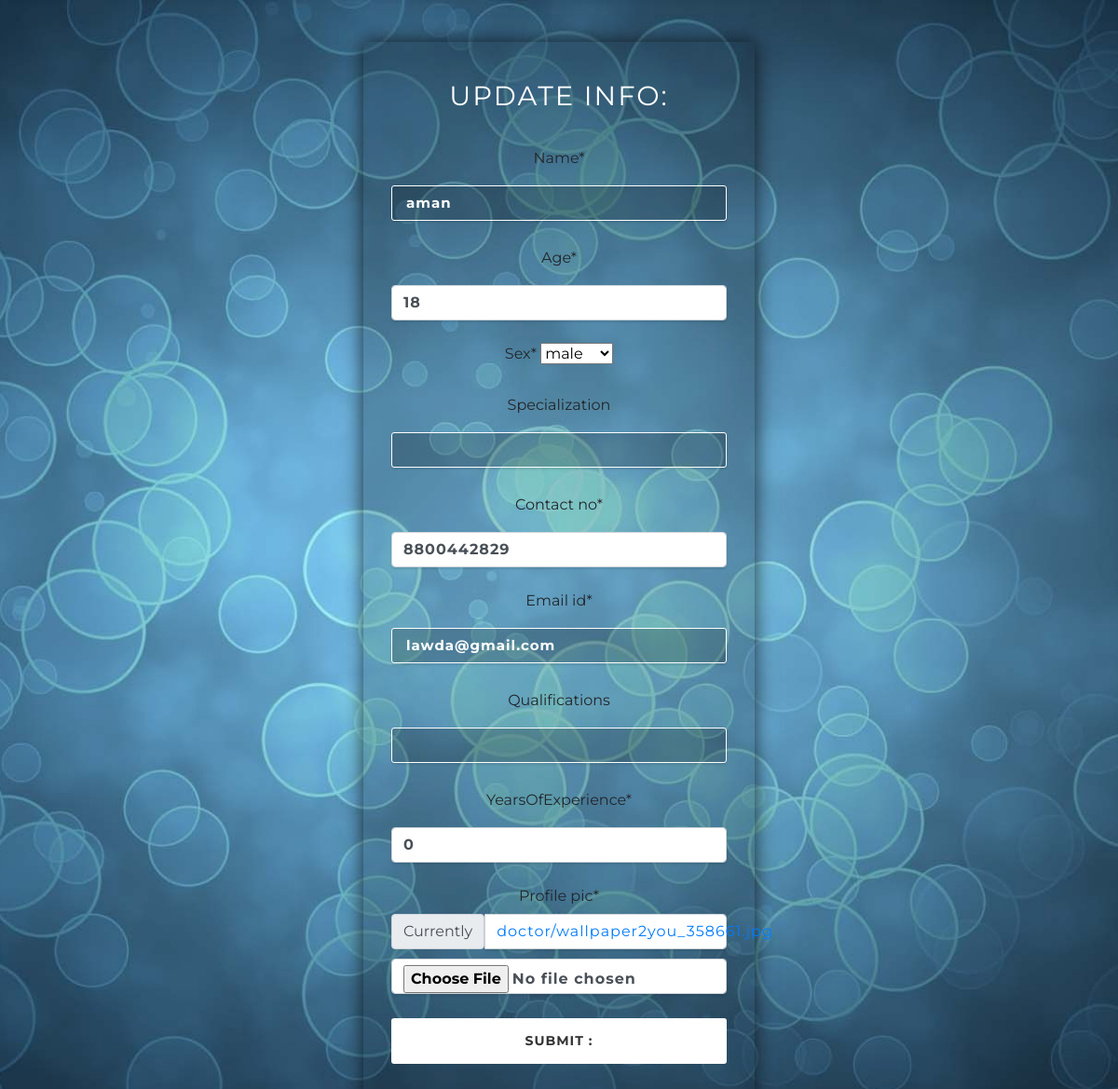
/user/updateProfile/1 (signed in), run on an earlier commit of the app's database.
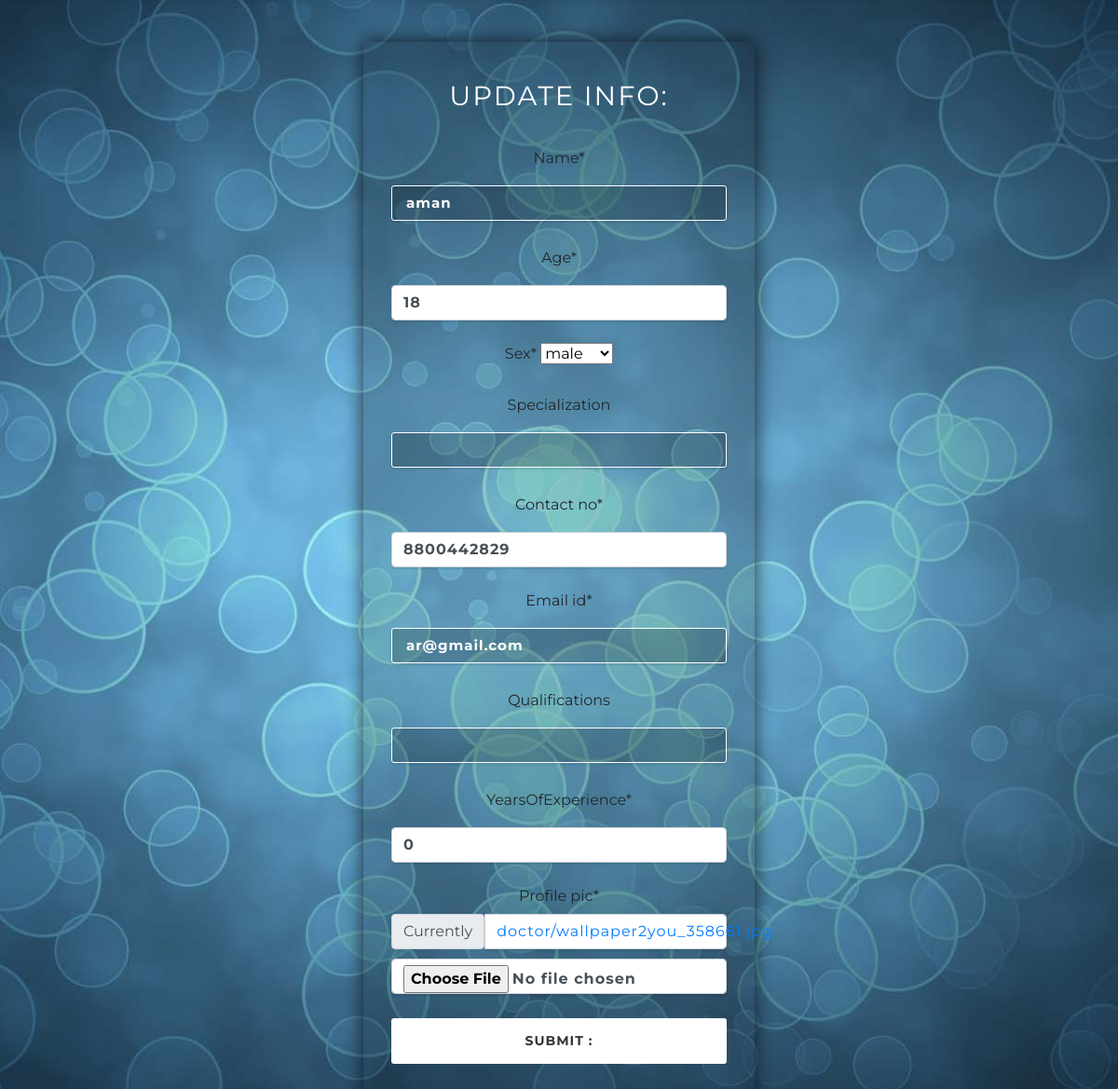
And on a later commit of the database.
### appointments/models.py (models this page shows, shortened)
class Doctor(models.Model):
    user = models.OneToOneField(CustomUser, on_delete=models.CASCADE, null=True)
    name = models.CharField(max_length = 200 , blank = False)
    age = models.IntegerField(default = 18)
    profile_pic = models.ImageField(upload_to='doctor/', default = 'dp.png')
    sex = models.CharField(max_length = 100 , choices = sex )
    specialization = models.CharField(max_length=100, blank = True)
    qualifications = models.CharField(max_length=100 , blank = True)
    yearsOfExperience = models.IntegerField(default = 0)
    contact_no  = models.IntegerField()
    email_id = models.CharField(max_length=50)

### appointments/views.py (the view)
# urls.py: path('updateProfile/<int:pk>', views.UpdateProfile , name='UpdateProfile'),
def UpdateProfile(request , pk):
    if request.user.person == 'patient':
        patient = get_object_or_404(models.Patient, pk=pk)
        form = forms.UpdatePatientDetail(instance=patient)
        if request.method == 'POST':
            form = forms.UpdatePatientDetail(instance=patient, data=request.POST)
            if form.is_valid():
                form.save()
            return HttpResponseRedirect(patient.get_absolute_url())
        return render(request, 'appointments/UpdatePatientDetail.html', {'form':form, 'patient':patient})
    elif request.user.person == 'doctor':
        doctor = get_object_or_404(models.Doctor, pk=pk )
        form = forms.UpdateDoctorDetail(instance=doctor)
        if request.method == 'POST':
            form = forms.UpdateDoctorDetail(instance=doctor, data=request.POST)
            if form.is_valid():
                form.save()
            return HttpResponseRedirect(doctor.get_absolute_url())
        return render(request, 'appointments/UpdateDoctorDetail.html', {'form':form, 'doctor':doctor})

### appointments/forms.py
class UpdateDoctorDetail(forms.ModelForm):
    class Meta:
        model = models.Doctor
        fields = [
            'name',
            'age',
            'sex',
            'specialization',
            'contact_no',
            'email_id',
            'qualifications',
            'yearsOfExperience',
            'profile_pic',
        ]

### appointments/templates/appointments/UpdateDoctorDetail.html (shortened to what this page needs)
{% extends "base_generic.html" %}
{% load static %}
{% load crispy_forms_tags %}
{% block css %}
<link href="{% static 'logincss.css' %}" rel="stylesheet" type="text/css" media="all" />
{% endblock %}
{% block content %}
	<div class="main">
		<div class="main-w3l">
			<div class="w3layouts-main">
				<h2><span>Update Info: </span></h2>
        <form action="" method="POST">
            {{ form|crispy }}
            <input type="submit" class="btn btn-success" value="Submit : ">
            <br>
        </form>
			</div>
		</div>
	</div>
{% endblock %}

What changed in the data, as far as the page shows it:
changed Doctor "aman": email_id "lawda@gmail.com" → "ar@gmail.com"
